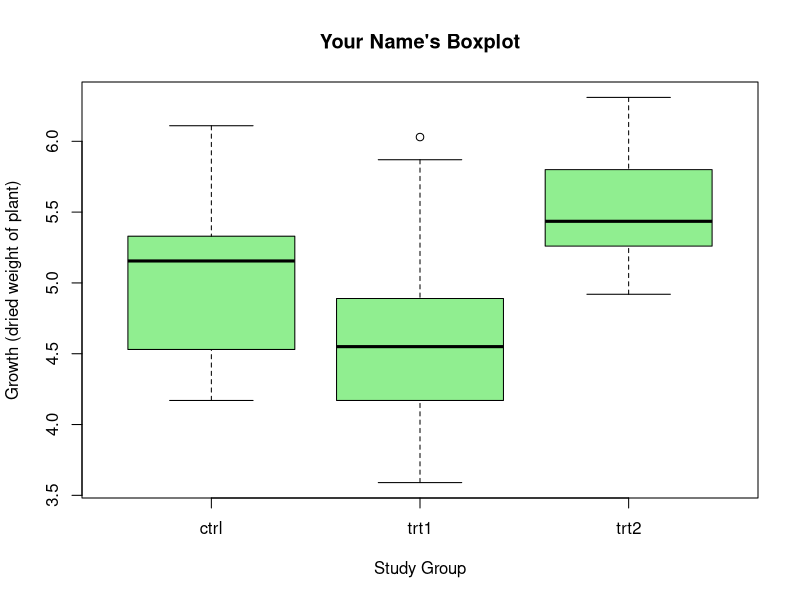

R code for this plot: (Note: this script raises an error after producing the figure.)
## GGR270 Tutorial 6
# Author: Your Name
# Date: 

# This week, we are going to review hypothesis testing in R. 
# This code will use datasets provided by R, so no CSV is needed.  

# Libraries 
library(e1071)
library(RcmdrMisc)
library(dplyr)

# Load datasets 
data("mtcars")
data("PlantGrowth")

#   ONE SAMPLE HYPO TEST PRACTICE
###############################################################################
## Mtcars ##
# This dataset contains information on fuel consumption and auto design
# obtained from the 1974 Motor Trend US magazine. 
?mtcars # this line will give you more information on the dataset

# Assume we want to know if cars have gotten lighter since 1974. 
# In 2018, the average car weight in the US was 4,000 pounds. 
# We should get some information about our data before doing a hypothesis test: 
numSummary(mtcars$wt, statistics=c("mean","sd","IQR","quantiles"),
           quantiles=c(0,.25,.5,.75,1))
# looks like the average weight in 1974 was 3,2172 pounds
# Note that our N is 32 (we have 32 observations)

# We want to test the hypothesis that the average weight of cars has *increased* since 1974. 

## Step 1: State Null Hypothesis (Ho): <<FILL IN YOUR ANSWER HERE>> 
## Step 2: State Alternative Hypothesis (Ha): <<FILL IN YOUR ANSWER HERE>> 
## Step 3. Choose a significance level (what we test our p value against): 0.05
## Step 4: Choose a statistical test. We have ONE sample with more than 30 observations.
#          With this information, we choose to do a one-sample z test (one-sided)

# Create variables you need to calculate the test statistic
xbar <- mean(mtcars$wt) # Sample Mean based on 50 observations
mu0 <- 4.0              # Hypothesized/Provided population mean 
s <- sd(mtcars$wt)      # Sample standard deviation
n <- nrow(mtcars)       # Number of observations in the sample (n > 30!!)

# Calculate the test statistic
z.stat <- (xbar-mu0)/(s/sqrt(n))
z.stat

# we could also get critical statistic in R: 
qnorm(0.05) # we use 0.05 because we have a one-sided Ha 
# -1.644854 (negative because of Ha)
## In place of using R, you could obtain critical statistic using Z table: -1.645 

# Compare test statistic to critical statistic: Can we reject null? 

# Using our *test* statistic, we can obtain a p value from a normal distribution 
# Would we use this dist. if we have 30 or less observations? 
p.val <- pnorm(z.stat, lower.tail = TRUE) 
# Why is lower.tail true? Think about our Ha! We want to obtain prob. for the tail on the LEFT
p.val # Compare p.val to the sig.level we selected above. Can we reject our Null (Ho)? 

# The average weight of cars are statistically higher today than in 1974. 

###################### New hypothesis test on mtcars dataset 
# We decide that we only want to look at automatic transmissions
# because manual transmission are rare today and might be affecting our comparison. 
auto <- filter(mtcars, am == 0)

# We should get some information about our new data before doing a hypothesis test: 
numSummary(auto$wt, statistics=c("mean","sd","IQR","quantiles"),
           quantiles=c(0,.25,.5,.75,1))
# looks like the average weight for automatic cars in 1974 was 3,769 pounds
# this average is higher than the one we calculated for all 32 cars in mtcars
# Note that our N is 19 (we have 19 observations)

# We want to test the hypothesis that the average weight of cars is different today than in 1974. 

## Step 1: State Null Hypothesis (Ho): <<FILL IN YOUR ANSWER HERE>> 
## Step 2: State Alternative Hypothesis (Ha): <<FILL IN YOUR ANSWER HERE>> 
## Step 3. Choose a significance level (what we test our p value against): 0.05
## Step 4: Choose a statistical test. We have ONE sample with LESS than 30 observations.
#          With this information, we choose to do a one-sample t test (two-sided bc of Ha)

t.test(auto$wt, mu=mu0,conf.level = 0.95, alternative="two.sided")
# df: 18
# test statistic: -1.2958; p-value: 0.2114.

qt(0.025, df=18) # must divide 0.05 by two because we're concerned with both tails (two-sided)
# crticial statistic: +-2.100922
# NOTE: qt/qnorm is *cumulative*, so it will give the critical statistic to the left of the mean
# be aware--just because qt/qnorm says negative, that does not mean the critical stat is negative
# NOTE 2: you must use qt() when doing a t.test(), NOT qnorm()
# Alternatively, you could obtain the critical statistic from t table: +- 2.101
# WHY is this crit stat +-? In the z test, we only used -

# 95% confidence interval: [3.39420, 4.14359] 
# The hypothesized mean is within the 95% CI, suggesting we might reject the null. 
# Note that in one-sided tests, one side of the CI will be 'Inf' for infinity. 

# Using the test/critical statistics and p-values, should we reject the null?

# The average weight of cars with automatic transmissions are not statistically different today than in 1974. 

#   TWO SAMPLE HYPO TEST PRACTICE - PLANT GROWTH
###############################################################################
## Plant Growth ##
# This dataset contains information on plant growth from experiments; 
# there is a control and trial groups provided (trials are *different* treatment conditions)
?PlantGrowth # this line will give you more information on the dataset

# We want to know if *trial 1* had different growth than the control group.
# We should get some information about our data before doing a hypothesis test: 
PlantGrowth %>%
  group_by(group) %>%
  # the below line is like numSummary, but within a dyplr group_by
  # note that n() provides the number of observations in that group
  summarize(mean(weight),sd(weight),IQR(weight),n())
# looks like the average growth in trial 1 was lower than the control (and sd was different)
# Note that our N is not > 30, so we can't do a Z test

# Make a simple boxplot to visually assess the data: 
boxplot(weight~group, data=PlantGrowth, xlab="Study Group", col="light green",
        ylab="Growth (dried weight of plant)", main="Your Name's Boxplot")

# We want to test the hypothesis that trial 1 has lower plant growth than the control group.
# Important: assume this experiment used twin samples to maximize validity of results. 
# Therefore, we should treat these data as PAIRED (not independent).

## Step 1: State Null Hypothesis (Ho): <<FILL IN YOUR ANSWER HERE>> 
## Step 2: State Alternative Hypothesis (Ha): <<FILL IN YOUR ANSWER HERE>> 
## Step 3. Choose a significance level (what we test our p value against): 0.05
## Step 4: Choose a statistical test. We have TWO samples, each with less than 30 observations.
#          We can do a two sample t test with a one-sided alternative hypothesis. 
#          We will NOT treat variance as equal. 

# BEFORE running the test, you MUST remove trial 2 because t.test() cannot handle more than 2 groups. 
testdf <- filter(PlantGrowth, group == "ctrl" | group=="trt1") 

t.test(weight~group, data=testdf, alternative='greater', conf.level=.95, 
       var.equal=FALSE, paired = TRUE)
# IMPORTANT: when you use the ~ to separate groups like we did above, you must verify how R reads the alternative. 
# Our Ha was that trial 1 avg. was less than control. However, R reads control first! 
# You can check this by looking at the mean of the differences (0.371) and then subtracting the means we found above. 
# Since control is considered X, we must use the alternative 'greater' 
# Please use '?t.test()' to read more about how the function deciphers the alternative. 

qt(0.05,df=9) 
# test statistic: 0.99384; critical statistic: 1.833; Can we reject Null? 
# df: 9
# p-value: 0.1731. Compare to significance level--can we reject null? 

# We have failed to reject our null. 

# The treatment in trial 1 did not have a statistically lower plant growth.

#   TWO SAMPLE PROPORTION HYPO TEST PRACTICE - mtcars
###############################################################################
?mtcars
# We want to know if there's a different proportion of automatic cars with V-shaped engines.
# We should get some information about our data before doing a hypothesis test: 
trials <- mtcars %>%
  group_by(am) %>%
  summarize(n())
trials

## Step 1: State Null Hypothesis (Ho): <<FILL IN YOUR ANSWER HERE>> 
## Step 2: State Alternative Hypothesis (Ha): <<FILL IN YOUR ANSWER HERE>> 
## Step 3. Choose a significance level (what we test our p value against): 0.05
## Step 4: Choose a statistical test. We have two samples, each with less than 30 observations.
#          We don't have measurements, but the proportion of V-shaped engines in each group. 

# get the proportion for each transmission (manual v automatic): 
successes <- mtcars %>%
  filter(vs==0) %>% # tells R to only look at V-shaped engine records
  group_by(am) %>% # splits the V-shaped records by transmission
  summarize(n())  # returns counts of V-shaped engines by transmission type 
# if the way we did it last week (splitting the dataframe into two) makes more sense,
# you can definitely do it that way as well. Whatever makes more sense to you. 
prop.test(x = successes$`n()`, n = trials$`n()`, 
          conf.level = 0.95, correct=FALSE, alternative = "two.sided")
# X-squared: 0.90688
# df = 1
# p-value: 0.3409. Compare to significance level: can we reject null (Ho)?

# In 1974, the proportion of automatic transmissions with a V-shaped engine is not 
# statistically different from manual transmissions. 
